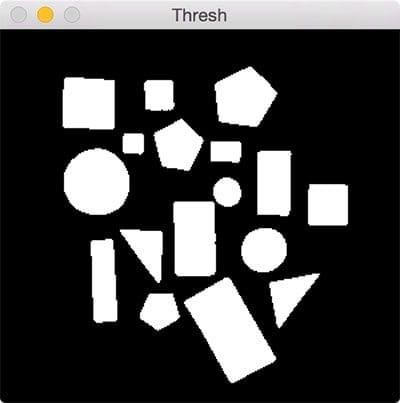
#> input picture Computer Vision lab expeiments/exp6.py/image.jpg, 400 x 403 px
$ python exp6.py
#> lines starting #> are read from the running program, lines starting #| are printed output that depends on the picture; after the words box and inside, x2 and y2 are one past the last pixel; in counts of white or black regions, pixels touching at a corner belong together

import cv2
import matplotlib.pyplot as plt
import numpy as np

img = cv2.imread("image.jpg", 0)
#> img: shape (403, 400); min 0, max 255, mean 66.6

if img is None:
    print("Image not found")
else:
    # Convert image to binary
    _, binary = cv2.threshold(
        img, 127, 255, cv2.THRESH_BINARY
    )
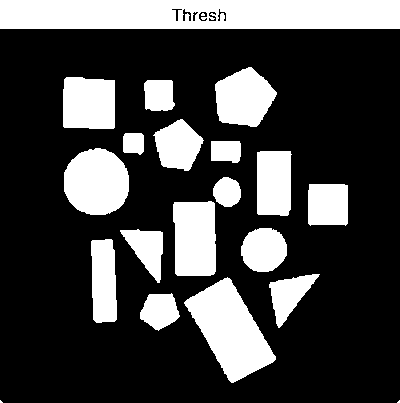
#> binary: shape (403, 400); 26.9% white; 21 white regions (3 under 20 px), largest, box (x1, y1, x2, y2) and area: (0, 0, 400, 29) 11382, (184, 277, 276, 383) 4963, (64, 148, 129, 215) 3478

    # Create a kernel
    kernel = np.ones((5, 5), np.uint8)

    # Apply erosion
    eroded = cv2.erode(binary, kernel, iterations=1)
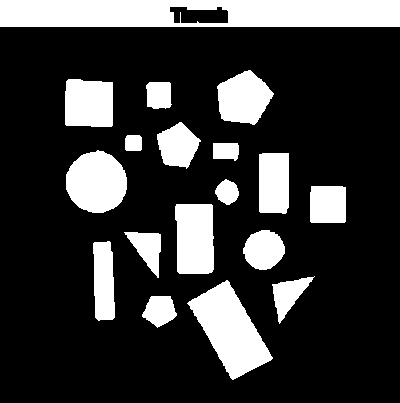
#> eroded: shape (403, 400); 22.1% white; 18 white regions, largest, box (x1, y1, x2, y2) and area: (0, 0, 400, 27) 10039, (187, 280, 273, 380) 4193, (66, 150, 127, 213) 2962

    plt.subplot(1, 2, 1)
    plt.imshow(binary, cmap="gray")
    plt.title("Original Binary Image")
    plt.axis("off")

    plt.subplot(1, 2, 2)
    plt.imshow(eroded, cmap="gray")
    plt.title("Eroded Image")
    plt.axis("off")

    plt.show()
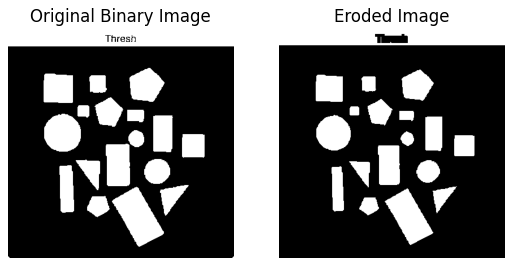
#> figure drawn by matplotlib, 2 panels
